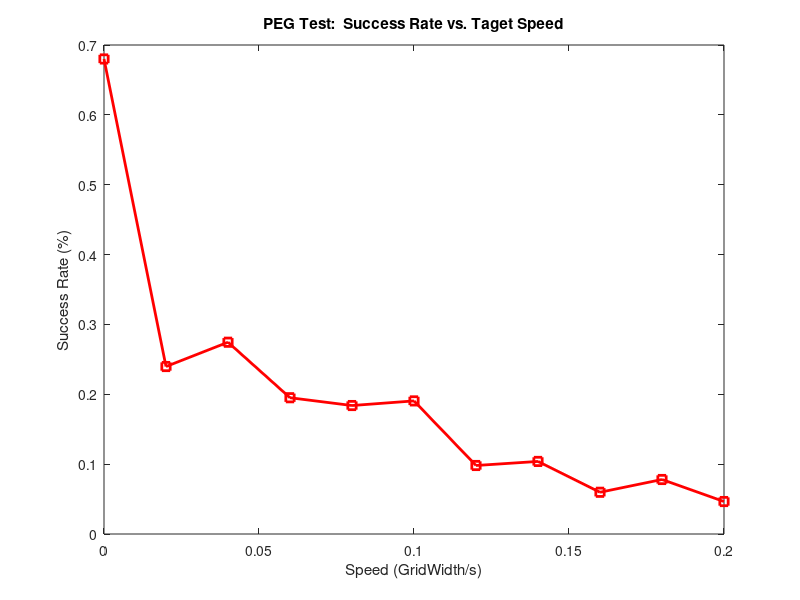

Recreate this plot in MATLAB.
function getplot_aodv
succrate = load('./result_aodv-75s/result.txt');
speeds = 0:0.02:0.2;
h=figure;
plot(speeds,succrate,'-rs','LineWidth',2);
title('PEG Test:  Success Rate vs. Taget Speed'), 
xlabel('Speed (GridWidth/s)')
ylabel('Success Rate (%)');
saveas(h,'./result_aodv-75s/aodv.fig');
